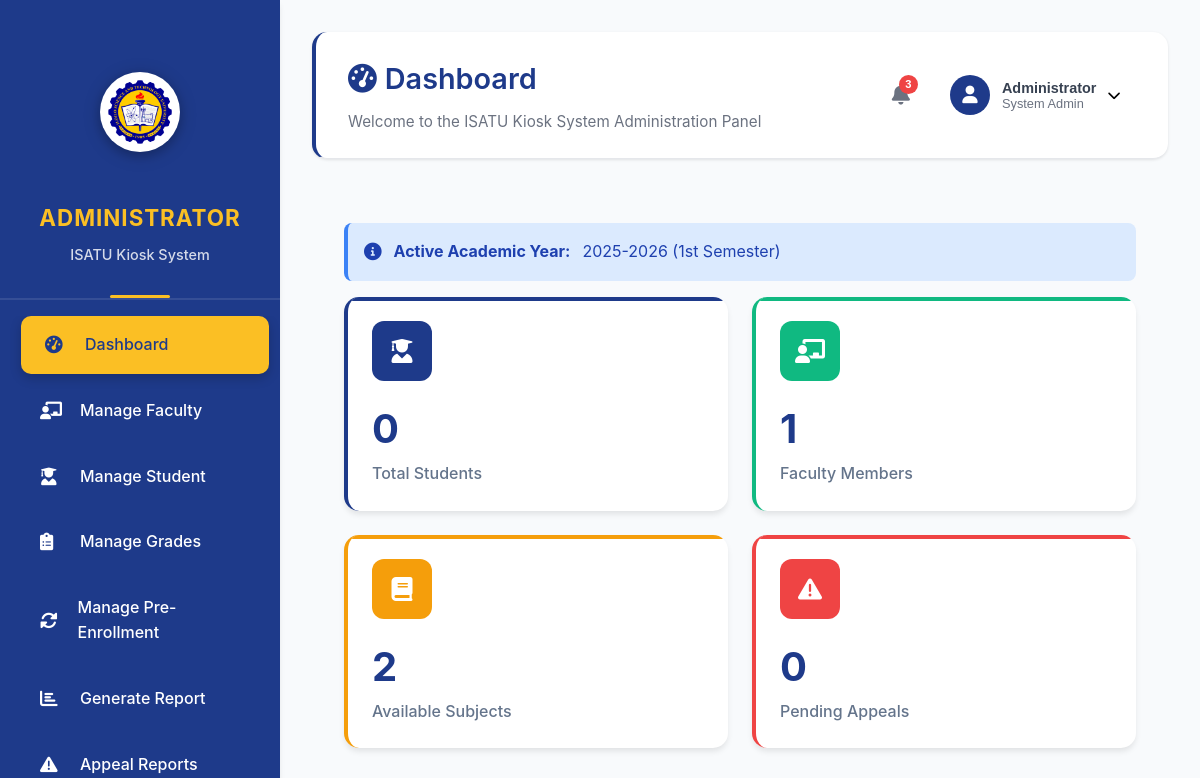
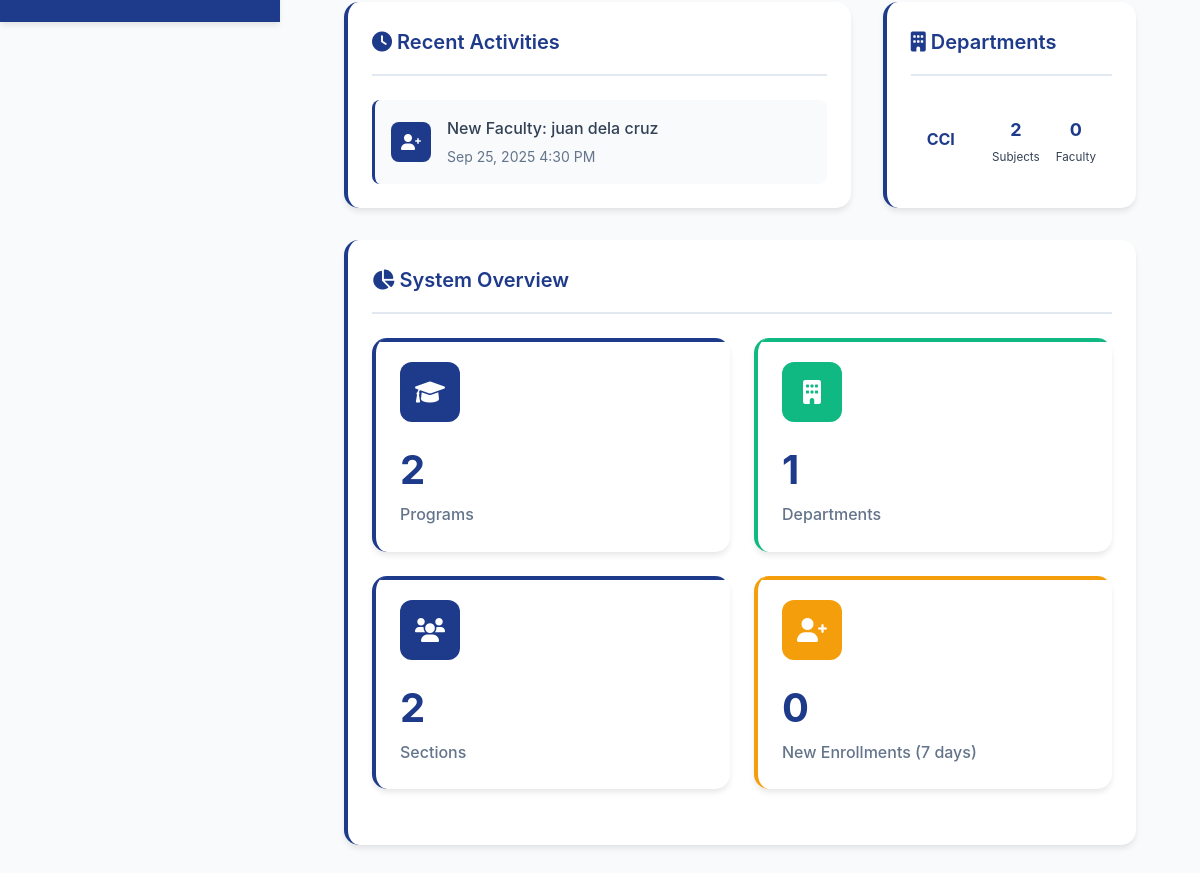
The page /view/admin_dashboard.php (signed in) on the database as committed earlier (2 pictures, top to bottom).
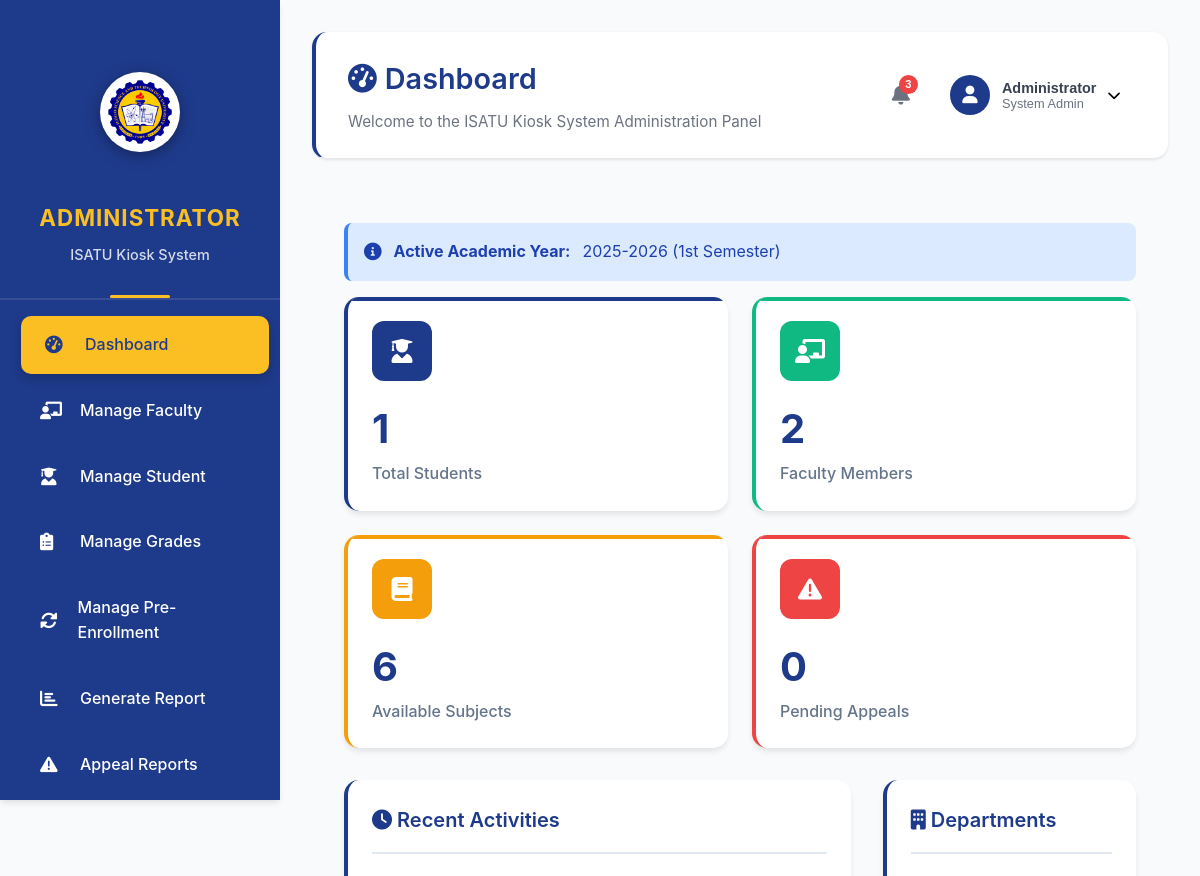
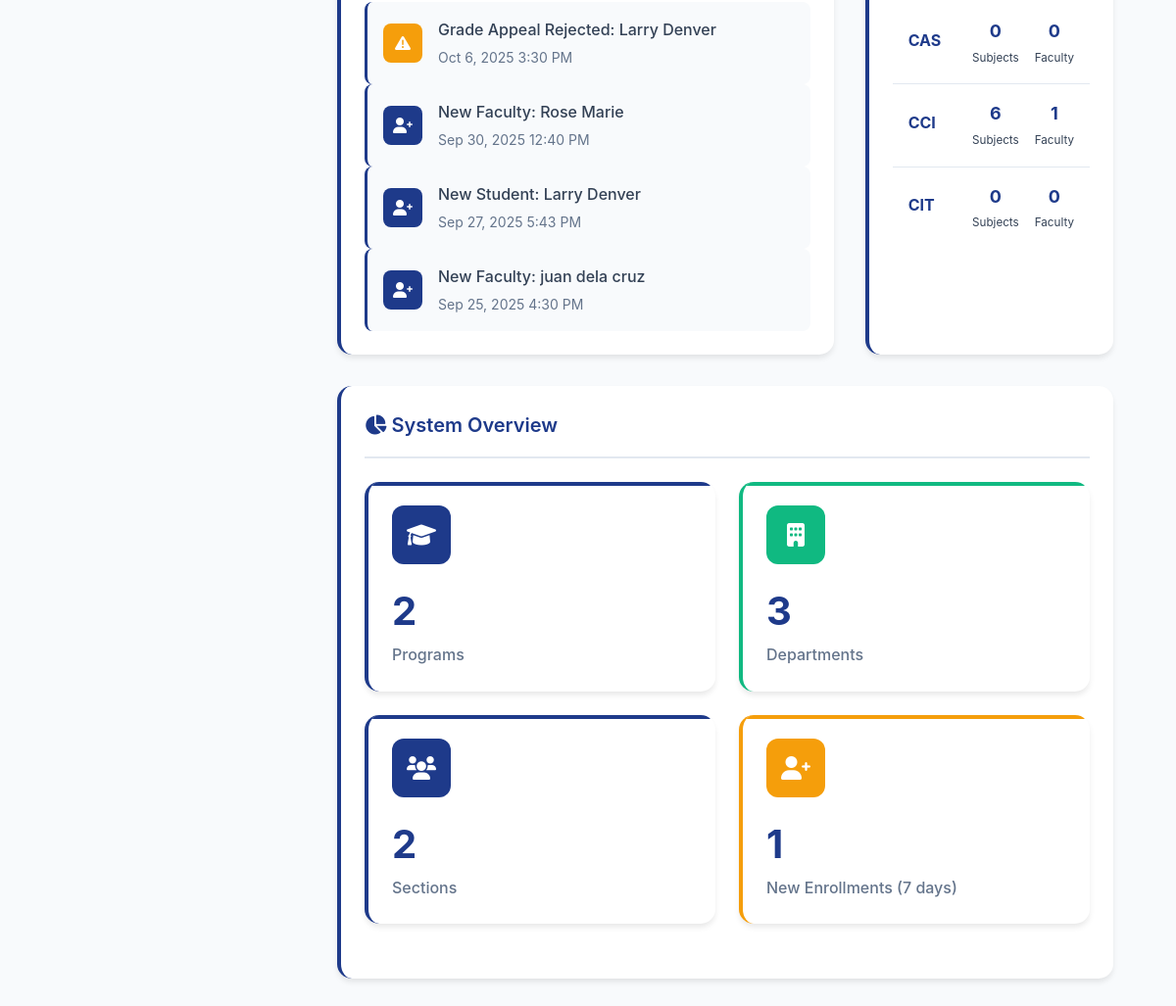
The same page on the database as committed later (2 pictures, top to bottom).
### tables this page shows
CREATE TABLE `users` (
  `id` int(11) NOT NULL,
  `username` varchar(50) NOT NULL,
  `email` varchar(100) NOT NULL,
  `password` varchar(255) NOT NULL,
  `first_name` varchar(50) NOT NULL,
  `last_name` varchar(50) NOT NULL,
  `role` enum('administrator','faculty','student') NOT NULL,
  `status` enum('active','inactive','suspended') DEFAULT 'active',
  `student_id` varchar(20) DEFAULT NULL,
  `employee_id` varchar(20) DEFAULT NULL,
  `birth_date` date DEFAULT NULL,
  `gender` enum('male','female','other') DEFAULT NULL,
  `address` text DEFAULT NULL,
  `contact_number` varchar(20) DEFAULT NULL,
  `emergency_contact` varchar(100) DEFAULT NULL,
  `emergency_phone` varchar(20) DEFAULT NULL,
  `profile_image` varchar(255) DEFAULT NULL,
  `created_at` timestamp NOT NULL DEFAULT current_timestamp(),
  `updated_at` timestamp NOT NULL DEFAULT current_timestamp() ON UPDATE current_timestamp()
);

CREATE TABLE `grade_appeals` (
  `id` int(11) NOT NULL,
  `grade_id` int(11) NOT NULL,
  `student_id` int(11) NOT NULL,
  `reason` text NOT NULL,
  `status` enum('pending','approved','rejected') DEFAULT 'pending',
  `submitted_at` timestamp NOT NULL DEFAULT current_timestamp(),
  `reviewed_by` int(11) DEFAULT NULL,
  `reviewed_at` timestamp NULL DEFAULT NULL,
  `admin_remarks` text DEFAULT NULL
);

### view/admin_dashboard.php (the view, shortened to what the changed rows need)
<?php
require_once '../config/database.php';
$stats = [];
$stmt = $pdo->query("SELECT role, COUNT(*) as count FROM users GROUP BY role");
$user_stats = $stmt->fetchAll(PDO::FETCH_KEY_PAIR);
$stats['total_students'] = $user_stats['student'] ?? 0;
$stats['total_faculty'] = $user_stats['faculty'] ?? 0;
$stats['total_admins'] = $user_stats['administrator'] ?? 0;
$stmt = $pdo->query("SELECT COUNT(*) FROM subjects");
$stats['total_subjects'] = $stmt->fetchColumn();
$stmt = $pdo->query("SELECT COUNT(*) FROM departments");
$stats['total_departments'] = $stmt->fetchColumn();
$stmt = $pdo->query("SELECT CONCAT(year_start, '-', year_end, ' (', semester, ' Semester)') FROM academic_years WHERE is_active = 1 LIMIT 1");
$stats['active_year'] = $stmt->fetchColumn() ?: 'No active year';
$stmt = $pdo->query("SELECT COUNT(*) FROM enrollments WHERE enrollment_date >= DATE_SUB(NOW(), INTERVAL 7 DAY)");
$stats['recent_enrollments'] = $stmt->fetchColumn();
$stmt = $pdo->query("SELECT COUNT(*) FROM grade_appeals WHERE status = 'pending'");
$stats['pending_appeals'] = $stmt->fetchColumn();
$stmt = $pdo->prepare("
    SELECT
        CONCAT(first_name, ' ', last_name) as name,
        role,
        created_at,
        'user_registered' as activity_type
    FROM users
    ORDER BY created_at DESC
    LIMIT 5
");
$stmt->execute();
$recent_users = $stmt->fetchAll(PDO::FETCH_ASSOC);
$stmt = $pdo->prepare("
    SELECT
        CONCAT(u.first_name, ' ', u.last_name) as name,
        ga.status,
        ga.submitted_at,
        'grade_appeal' as activity_type
    FROM grade_appeals ga
    JOIN users u ON ga.student_id = u.id
    ORDER BY ga.submitted_at DESC
    LIMIT 5
");
$stmt->execute();
$recent_appeals = $stmt->fetchAll(PDO::FETCH_ASSOC);
$recent_activities = array_merge($recent_users, $recent_appeals);
usort($recent_activities, function($a, $b) {
    $timeA = $a['created_at'] ?? $a['submitted_at'];
    $timeB = $b['created_at'] ?? $b['submitted_at'];
    return strtotime($timeB) - strtotime($timeA);
});
$recent_activities = array_slice($recent_activities, 0, 10);
$stmt = $pdo->prepare("
    SELECT
        d.name,
        d.code,
        COUNT(DISTINCT s.id) as subject_count,
        COUNT(DISTINCT fp.user_id) as faculty_count
    FROM departments d
    LEFT JOIN subjects s ON d.id = s.department_id
    LEFT JOIN faculty_profiles fp ON d.id = fp.department_id
    GROUP BY d.id, d.name, d.code
    ORDER BY d.name
");
$stmt->execute();
$department_stats = $stmt->fetchAll(PDO::FETCH_ASSOC);
?>
<!DOCTYPE html>
<html lang="en">
<head>
    <link href="https://cdnjs.cloudflare.com/ajax/libs/font-awesome/6.0.0/css/all.min.css" rel="stylesheet">
    <link href="../assets/css/admin_dashboard.css" rel="stylesheet">
</head>
<body>
    <div class="admin-layout">
        <?php include '../includes/sidebar.php'; ?>
        <div class="main-content">
            <?php include '../includes/header.php'; ?>
            <div class="dashboard-content">
                <div class="stats-grid">
                    <div class="stat-card">
                        <div class="stat-card-header">
                            <div class="stat-icon primary">
                            </div>
                        </div>
                        <div class="stat-value"><?php echo number_format($stats['total_students']); ?></div>
                        <div class="stat-label">Total Students</div>
                    </div>
                    <div class="stat-card success">
                        <div class="stat-card-header">
                            <div class="stat-icon success">
                            </div>
                        </div>
                        <div class="stat-value"><?php echo number_format($stats['total_faculty']); ?></div>
                        <div class="stat-label">Faculty Members</div>
                    </div>
                    <div class="stat-card warning">
                        <div class="stat-card-header">
                            <div class="stat-icon warning">
                            </div>
                        </div>
                        <div class="stat-value"><?php echo number_format($stats['total_subjects']); ?></div>
                        <div class="stat-label">Available Subjects</div>
                    </div>
                </div>
                <div class="content-grid">
                    <div class="dashboard-card">
                        <?php if (empty($recent_activities)): ?>
                            <div style="text-align: center; padding: 2rem; color: var(--gray-600);">
                                <i class="fas fa-inbox" style="font-size: 3rem; margin-bottom: 1rem; opacity: 0.5;"></i>
                                <p>No recent activities found</p>
                            </div>
                        <?php else: ?>
                            <?php foreach ($recent_activities as $activity): ?>
                                <div class="activity-item">
                                    <div class="activity-icon <?php echo $activity['activity_type'] == 'user_registered' ? 'primary' : 'warning'; ?>">
                                        <i class="fas fa-<?php echo $activity['activity_type'] == 'user_registered' ? 'user-plus' : 'exclamation-triangle'; ?>"></i>
                                    </div>
                                    <div class="activity-content">
                                        <div class="activity-title">
                                            <?php if ($activity['activity_type'] == 'user_registered'): ?>
                                                New <?php echo ucfirst($activity['role']); ?>: <?php echo htmlspecialchars($activity['name']); ?>
                                            <?php else: ?>
                                                Grade Appeal <?php echo ucfirst($activity['status']); ?>: <?php echo htmlspecialchars($activity['name']); ?>
                                            <?php endif; ?>
                                        </div>
                                        <div class="activity-time">
                                            <?php
                                            $time = $activity['created_at'] ?? $activity['submitted_at'];
                                            echo date('M j, Y g:i A', strtotime($time));
                                            ?>
                                        </div>
                                    </div>
                                </div>
                            <?php endforeach; ?>
                        <?php endif; ?>
                    </div>
                    <div class="dashboard-card">
                        <?php if (empty($department_stats)): ?>
                            <div style="text-align: center; padding: 2rem; color: var(--gray-600);">
                                <i class="fas fa-building" style="font-size: 3rem; margin-bottom: 1rem; opacity: 0.5;"></i>
                                <p>No departments found</p>
                            </div>
                        <?php else: ?>
                            <?php foreach ($department_stats as $dept): ?>
                                <div class="department-item">
                                    <div class="department-info">
                                        <h4><?php echo htmlspecialchars($dept['name']); ?></h4>
                                    </div>
                                    <div class="department-stats">
                                        <div class="department-stat">
                                            <strong><?php echo $dept['subject_count']; ?></strong>
                                            <small>Subjects</small>
                                        </div>
                                        <div class="department-stat">
                                            <strong><?php echo $dept['faculty_count']; ?></strong>
                                            <small>Faculty</small>
                                        </div>
                                    </div>
                                </div>
                            <?php endforeach; ?>
                        <?php endif; ?>
                    </div>
                </div>
                <div class="dashboard-card">
                    <div class="stats-grid">
                        <div class="stat-card success">
                            <div class="stat-card-header">
                                <div class="stat-icon success">
                                </div>
                            </div>
                            <div class="stat-value"><?php echo number_format($stats['total_departments']); ?></div>
                            <div class="stat-label">Departments</div>
                        </div>
                        <div class="stat-card warning">
                            <div class="stat-card-header">
                                <div class="stat-icon warning">
                                </div>
                            </div>
                            <div class="stat-value"><?php echo number_format($stats['recent_enrollments']); ?></div>
                            <div class="stat-label">New Enrollments (7 days)</div>
                        </div>
                    </div>
                </div>
            </div>
        </div>
    </div>
</body>
</html>

Rows that differ between the two databases and show on the page:
added grade_appeals: status "Rejected", name "Larry Denver", submitted_at "Oct 6, 2025 3:30 PM"
added users: role "Faculty", name "Rose Marie", created_at "Sep 30, 2025 12:40 PM"
added users: role "Student", name "Larry Denver", created_at "Sep 27, 2025 5:43 PM"
Other text that changed with them:
$stats['total_students']: "0" → "1"
$stats['total_faculty']: "1" → "2"
$stats['total_subjects']: "2" → "6"
$stats['total_departments']: "1" → "3"
$stats['recent_enrollments']: "0" → "1"
new list line: "CAS 0 Subjects 0 Faculty"
new list line: "CCI 6 Subjects 1 Faculty"
new list line: "CIT 0 Subjects 0 Faculty"
list line gone: "CCI 2 Subjects 0 Faculty"
